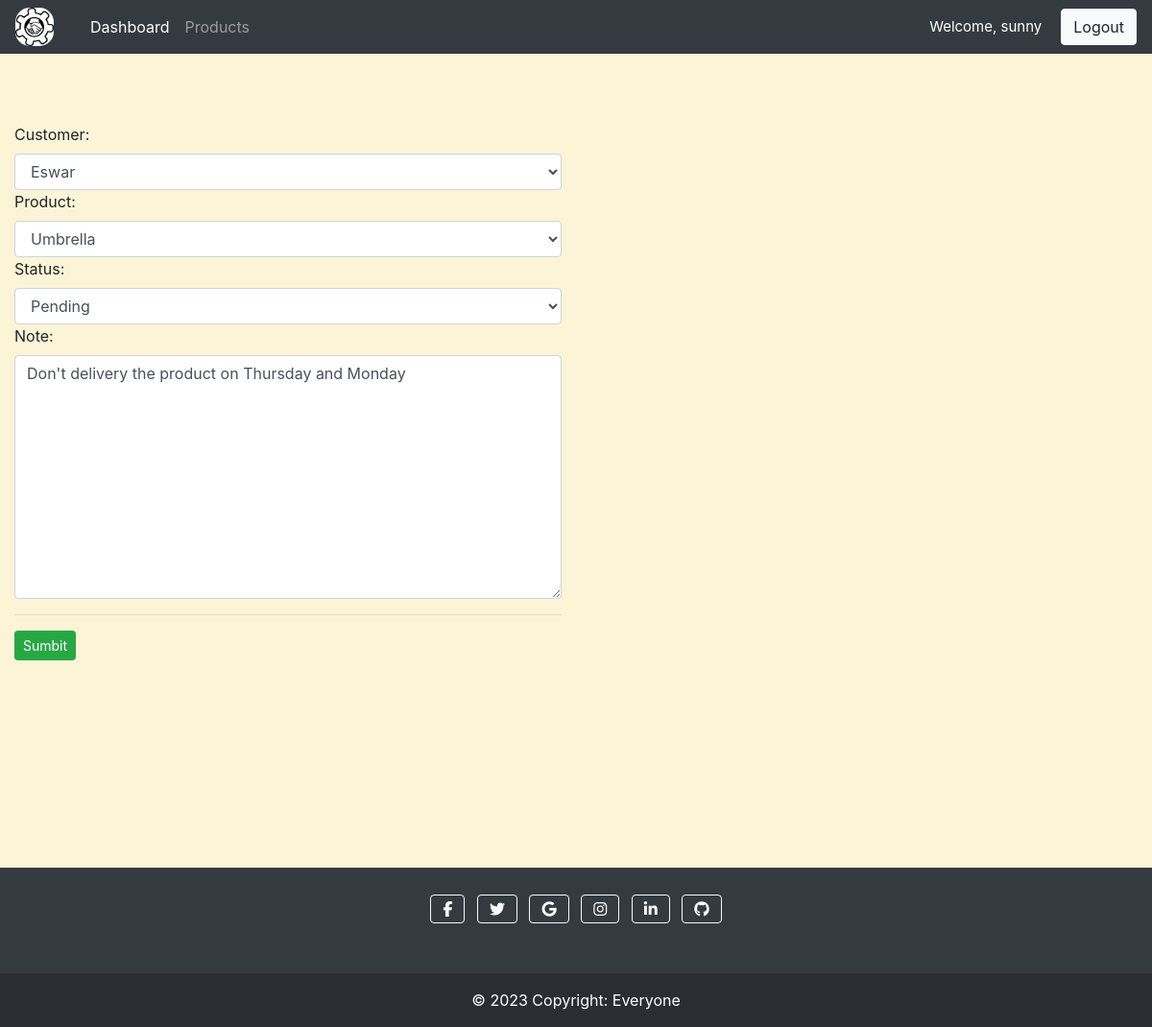
/update_order/21/ (signed in), run on the app's committed database.
### accounts/models.py (models this page shows, shortened)
class Order(models.Model):
    STATUS=(
            ('Pending', 'Pending'),
            ('Out for Delivery', 'Out for Delivery'),
            ('Delivered', 'Delivery')
        )
    customer= models.ForeignKey(Customer, on_delete=models.SET_NULL, null=True)
    product= models.ForeignKey(Product, on_delete= models.SET_NULL, null=True)
    date_created= models.DateTimeField(auto_now_add=True, null= True)
    status= models.CharField(max_length=200, null= True, choices=STATUS)
    note= models.TextField(max_length=1000, null= True, blank=True)

### accounts/decorators.py (the view)
        def wrapper_func(request, *args, **kwargs):
            group= None
            if(request.user.groups.exists()):
                group= request.user.groups.all()[0].name
            if group in allowed_roles:
                return view_func(request, *args, **kwargs)
            else:
                return HttpResponse("You are visiting a Restriced Page")

### accounts/forms.py
class OrderForm(ModelForm):
    class Meta:
        model = Order
        fields= '__all__'
        widgets={
            'customer': forms.Select(attrs={'class': 'form-control'}),
            'product': forms.Select(attrs={'class': 'form-control'}),
            'status': forms.Select(attrs={'class': 'form-control'}),
            'note': forms.Textarea(attrs={'class': 'form-control'}),
        }

### accounts/models.py (called while the page is built)
    def __str__(self):
        return self.name

    def __str__(self):
        return self.name

### accounts/views.py (called while the page is built)
@login_required(login_url='login')
@allowed_user(allowed_roles=['admin'])
def updateOrder(request, primary_key):
    order= Order.objects.get(id=primary_key)
    form= OrderForm(instance=order)
    if(request.method== 'POST'):
        form= OrderForm(request.POST, instance=order)
        if(form.is_valid()):
            form.save()
        return redirect('/')
    context= {'form':form}
    return render(request, 'accounts/order_form.html', context)

### accounts/templates/accounts/order_form.html (shortened to what this page needs)
{% extends 'accounts/main.html' %}
{% load static %}
{% block content %}
<br>
<div class="row-md-30">
    <div class="col-md-6">
        <card class="card-body">
            <form method="POST" action="">
                {{form}}
                <hr>
                <input type="submit" value="Sumbit" class="btn btn-success btn-sm">
            </form>
        </card>
    </div>
</div>
{% endblock content %}

### accounts/templates/accounts/navbar.html (shortened to what this page needs)
{% load static %}
<dark class="navbar navbar-expand-lg navbar-dark bg-dark">
    <img src="{% static '/images/icon.png' %}" style="width:40px; border-radius:15px; margin-right:30px;"></img>
    <div class="collapse navbar-collapse" id="navbarNav">
      <ul class="navbar-nav">
        {% if request.user.is_staff %}
          <li class="nav-item active">
            <a class="nav-link" href="{% url 'home' %}">Dashboard</a>
          </li>
          <li class="nav-item">
            <a class="nav-link" href="{% url 'products' %}">Products</a>
          </li>
        {% else %}
        <li class="nav-item">
          <a class="nav-link" href="{% url 'account' %}">Account</a>
        </li>
        {% endif %}
      </ul>
    </div>
    <span id="hello-msg">Welcome, {{request.user}}</span>
    <span><a href="{% url 'logout' %}" class="btn btn-light" >Logout</a></span>
  </dark>

### accounts/templates/accounts/main.html (style rules this page uses)
* { margin: 0; padding: 0; box-sizing: border-box; }
body { background-color: #fcf4d7; }

### accounts/templates/accounts/navbar.html (style rules this page uses)
#hello-msg { color: #fff; padding-right: 20px; font-size: 15px; }

### data on the page
Order: customer "Eswar", product "Umbrella", status "Pending", note "Don't delivery the product on Thursday and Monday"

### other printed values
{{ request.user }} "sunny"
